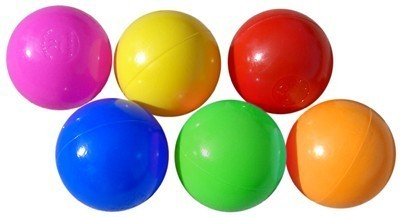
#> input picture semana 5/esferas.jpg, 400 x 217 px
$ python Hough_circulos.py
#> lines starting #> are read from the running program, lines starting #| are printed output that depends on the picture
import cv2
import numpy as np

cimg = cv2.imread('esferas.jpg')
#> cimg is the input picture: shape (217, 400, 3); mean B, G, R 151.2, 162.8, 187.2
cimg = cv2.medianBlur(cimg, 5)
img = cv2.cvtColor(cimg, cv2.COLOR_BGR2GRAY)
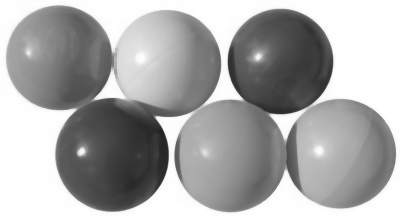
#> img: shape (217, 400); min 34, max 255, mean 169

circles = cv2.HoughCircles(img, cv2.HOUGH_GRADIENT, 1, 50,
                           param1=50, param2=50, minRadius=50, maxRadius=100)
#> circles = [[279.5, 61.5, 52.8], [166.5, 62.5, 53.8], [112.5, 154.5, 56.6], [59.5, 57.5, 52.3], [340.5, 152.5, 55], [230.5, 154.5, 57.1]]
if circles is not None:
    circles = np.uint16(np.around(circles))
#> circles = [[280, 62, 53], [166, 62, 54], [112, 154, 57], [60, 58, 52], [340, 152, 55], [230, 154, 57]]
    for i in circles[0, :]:
        # draw the outer circle
        cv2.circle(cimg, (i[0], i[1]), i[2], (0, 255, 0), 2)
        # draw the center of the circle
        cv2.circle(cimg, (i[0], i[1]), 2, (0, 0, 255), 3)
#> this loop made 6 passes
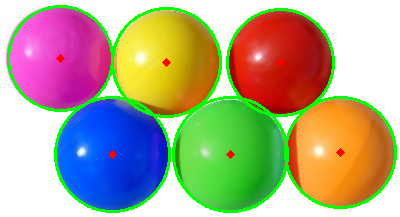
#> cimg: shape (217, 400, 3); mean B, G, R 139.8, 168.4, 174.7

cv2.imshow('detected circles', cimg)
cv2.waitKey(0)
cv2.destroyAllWindows()

$ run again, with semana 5/Alabama.jpg copied over semana 5/esferas.jpg
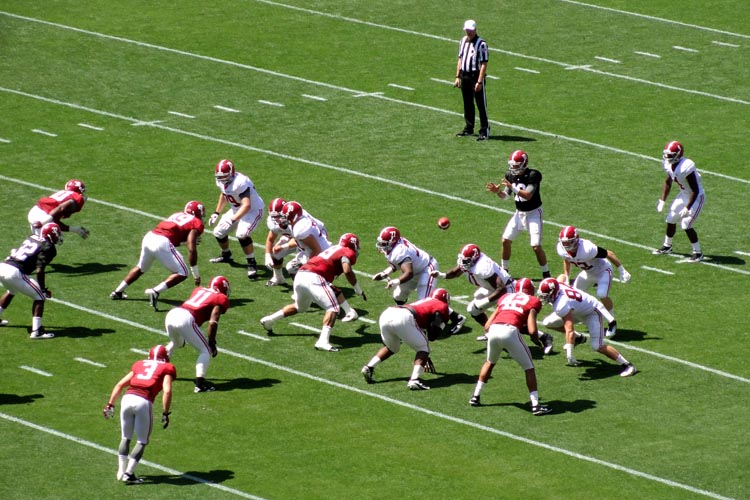
#> input picture semana 5/Alabama.jpg, 750 x 500 px
#> cimg is the input picture: shape (500, 750, 3); mean B, G, R 69.9, 127.8, 106
#> `cimg = cv2.medianBlur(cimg, 5)`:
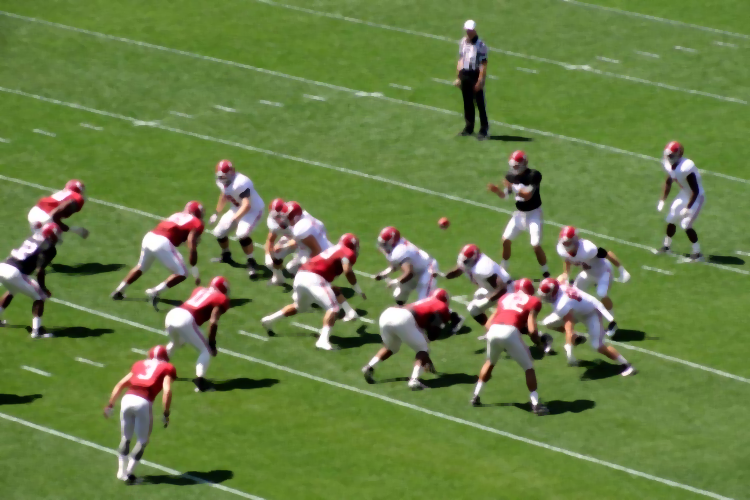
#> cimg: shape (500, 750, 3); mean B, G, R 68.7, 127, 105.1
#> `img = cv2.cvtColor(cimg, cv2.COLOR_BGR2GRAY)`:
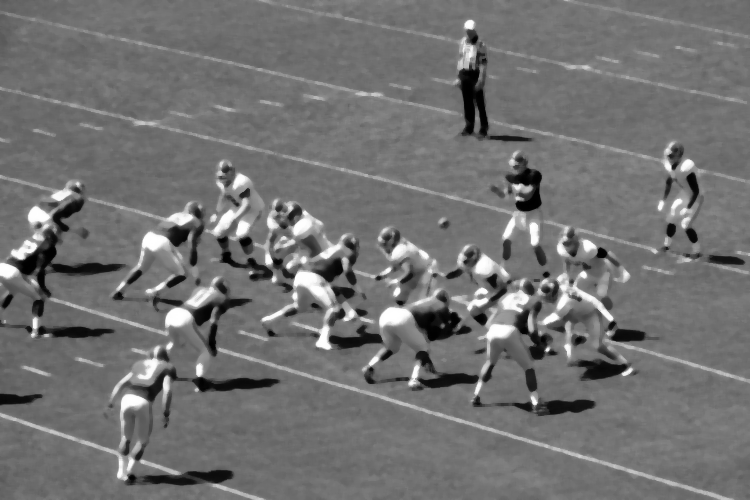
#> img: shape (500, 750); min 0, max 255, mean 113.8
#> circles = None
